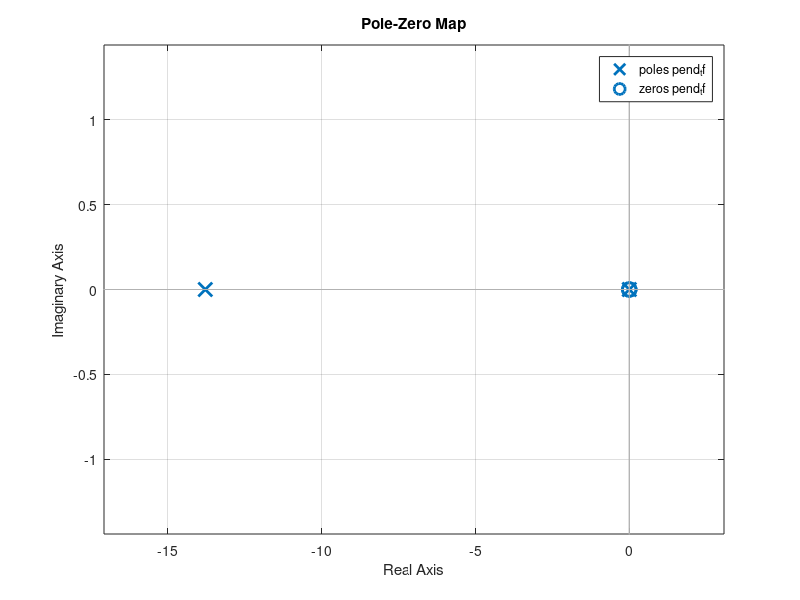

This figure's MATLAB source: (Note: this script raises an error after producing the figure.)
clc;clear;

sledge_tf = tf([0.4857], [1 13.79 0.01658])
pend_tf = tf([4.739 0 0], [1 0.09515 46.54])


%% PZ MAP

pzmap(sledge_tf)
pzmap(pend_tf)

%% ROOT LOCUS
rltool(sledge_tf)
rltool(pend_tf)

%%

rlocus(pend_tf)
